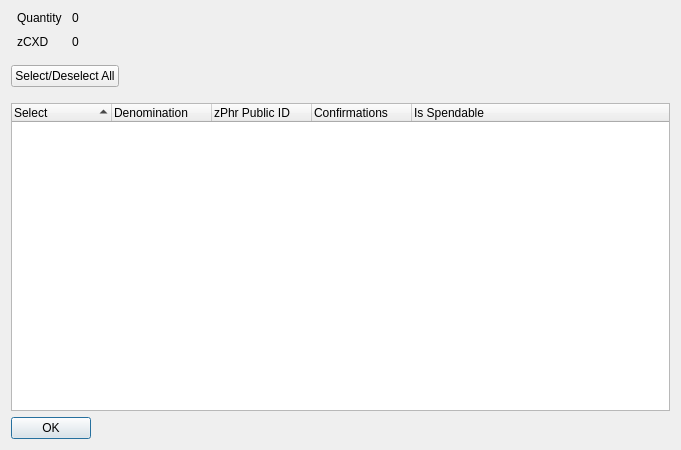
<?xml version="1.0" encoding="UTF-8"?>
<ui version="4.0">
 <class>ZPhrControlDialog</class>
 <widget class="QDialog" name="ZPhrControlDialog">
  <property name="geometry">
   <rect>
    <x>0</x>
    <y>0</y>
    <width>681</width>
    <height>450</height>
   </rect>
  </property>
  <property name="minimumSize">
   <size>
    <width>681</width>
    <height>450</height>
   </size>
  </property>
  <property name="windowTitle">
   <string>Select zPhr to Spend</string>
  </property>
  <layout class="QVBoxLayout" name="verticalLayout" stretch="0,0,0,0">
   <item>
    <layout class="QHBoxLayout" name="horizontalLayout" stretch="0,0">
     <property name="spacing">
      <number>-1</number>
     </property>
     <property name="bottomMargin">
      <number>10</number>
     </property>
     <item>
      <layout class="QFormLayout" name="formLayout">
       <property name="horizontalSpacing">
        <number>10</number>
       </property>
       <property name="verticalSpacing">
        <number>10</number>
       </property>
       <property name="leftMargin">
        <number>6</number>
       </property>
       <property name="rightMargin">
        <number>6</number>
       </property>
       <item row="0" column="0">
        <widget class="QLabel" name="labelQuantity">
         <property name="text">
          <string>Quantity</string>
         </property>
        </widget>
       </item>
       <item row="0" column="1">
        <widget class="QLabel" name="labelQuantity_int">
         <property name="text">
          <string>0</string>
         </property>
        </widget>
       </item>
       <item row="1" column="0">
        <widget class="QLabel" name="labelZPhr">
         <property name="text">
          <string>zCXD</string>
         </property>
        </widget>
       </item>
       <item row="1" column="1">
        <widget class="QLabel" name="labelZPhr_int">
         <property name="text">
          <string>0</string>
         </property>
        </widget>
       </item>
      </layout>
     </item>
     <item>
      <spacer name="horizontalSpacer_2">
       <property name="orientation">
        <enum>Qt::Horizontal</enum>
       </property>
       <property name="sizeHint" stdset="0">
        <size>
         <width>40</width>
         <height>20</height>
        </size>
       </property>
      </spacer>
     </item>
    </layout>
   </item>
   <item>
    <layout class="QHBoxLayout" name="horizontalLayout3" stretch="0,0">
     <property name="spacing">
      <number>14</number>
     </property>
     <property name="bottomMargin">
      <number>10</number>
     </property>
     <item>
      <widget class="QPushButton" name="pushButtonAll">
       <property name="text">
        <string>Select/Deselect All</string>
       </property>
      </widget>
     </item>
     <item>
      <spacer name="horizontalSpacer">
       <property name="orientation">
        <enum>Qt::Horizontal</enum>
       </property>
       <property name="sizeHint" stdset="0">
        <size>
         <width>40</width>
         <height>20</height>
        </size>
       </property>
      </spacer>
     </item>
    </layout>
   </item>
   <item>
    <widget class="QTreeWidget" name="treeWidget">
     <property name="sizePolicy">
      <sizepolicy hsizetype="Expanding" vsizetype="Expanding">
       <horstretch>0</horstretch>
       <verstretch>0</verstretch>
      </sizepolicy>
     </property>
     <property name="minimumSize">
      <size>
       <width>0</width>
       <height>250</height>
      </size>
     </property>
     <property name="alternatingRowColors">
      <bool>true</bool>
     </property>
     <property name="sortingEnabled">
      <bool>true</bool>
     </property>
     <property name="columnCount">
      <number>5</number>
     </property>
     <attribute name="headerDefaultSectionSize">
      <number>100</number>
     </attribute>
     <column>
      <property name="text">
       <string notr="true">Select</string>
      </property>
     </column>
     <column>
      <property name="text">
       <string notr="true">Denomination</string>
      </property>
     </column>
     <column>
      <property name="text">
       <string notr="true">zPhr Public ID</string>
      </property>
     </column>
     <column>
      <property name="text">
       <string notr="true">Confirmations</string>
      </property>
     </column>
     <column>
      <property name="text">
       <string>Is Spendable</string>
      </property>
     </column>
    </widget>
   </item>
   <item>
    <widget class="QDialogButtonBox" name="buttonBox">
     <property name="sizePolicy">
      <sizepolicy hsizetype="Maximum" vsizetype="Fixed">
       <horstretch>0</horstretch>
       <verstretch>0</verstretch>
      </sizepolicy>
     </property>
     <property name="orientation">
      <enum>Qt::Horizontal</enum>
     </property>
     <property name="standardButtons">
      <set>QDialogButtonBox::Ok</set>
     </property>
    </widget>
   </item>
  </layout>
 </widget>
 <resources/>
 <connections>
  <connection>
   <sender>buttonBox</sender>
   <signal>accepted()</signal>
   <receiver>ZPhrControlDialog</receiver>
   <slot>accept()</slot>
   <hints>
    <hint type="sourcelabel">
     <x>248</x>
     <y>254</y>
    </hint>
    <hint type="destinationlabel">
     <x>157</x>
     <y>274</y>
    </hint>
   </hints>
  </connection>
  <connection>
   <sender>buttonBox</sender>
   <signal>rejected()</signal>
   <receiver>ZPhrControlDialog</receiver>
   <slot>reject()</slot>
   <hints>
    <hint type="sourcelabel">
     <x>316</x>
     <y>260</y>
    </hint>
    <hint type="destinationlabel">
     <x>286</x>
     <y>274</y>
    </hint>
   </hints>
  </connection>
 </connections>
</ui>
